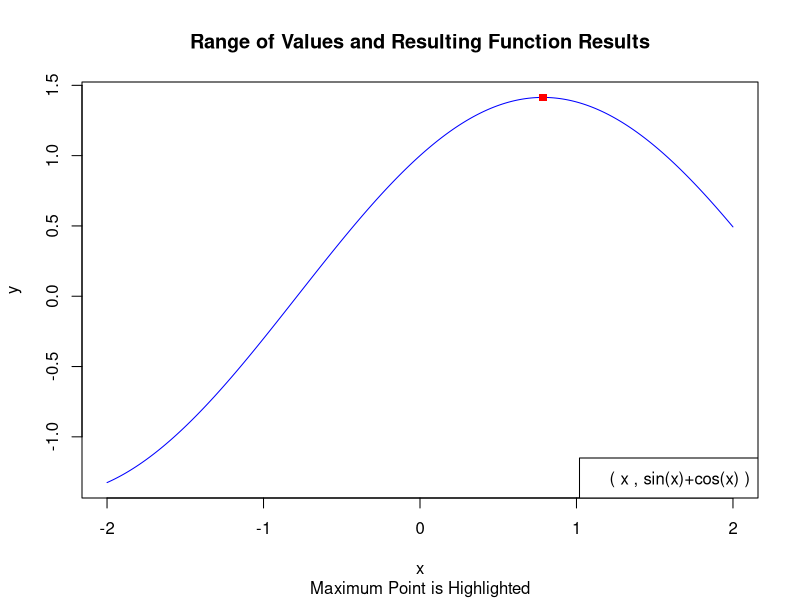
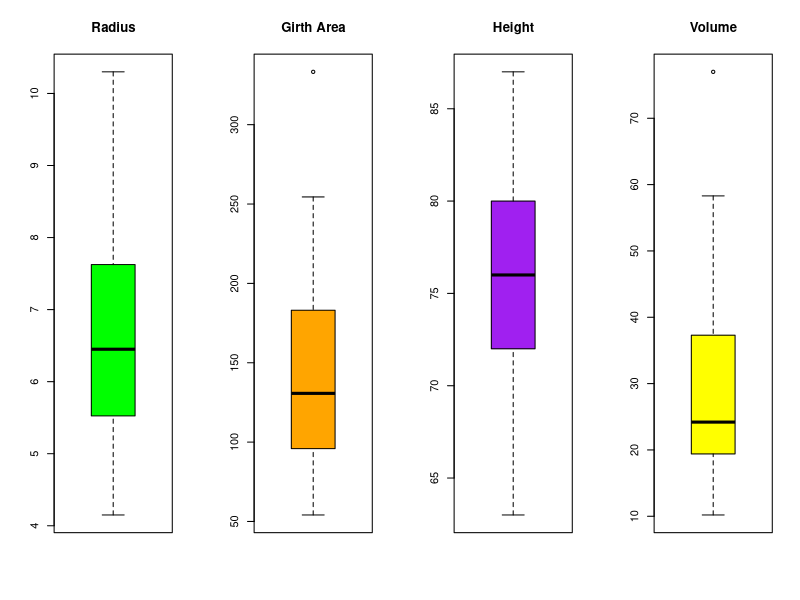
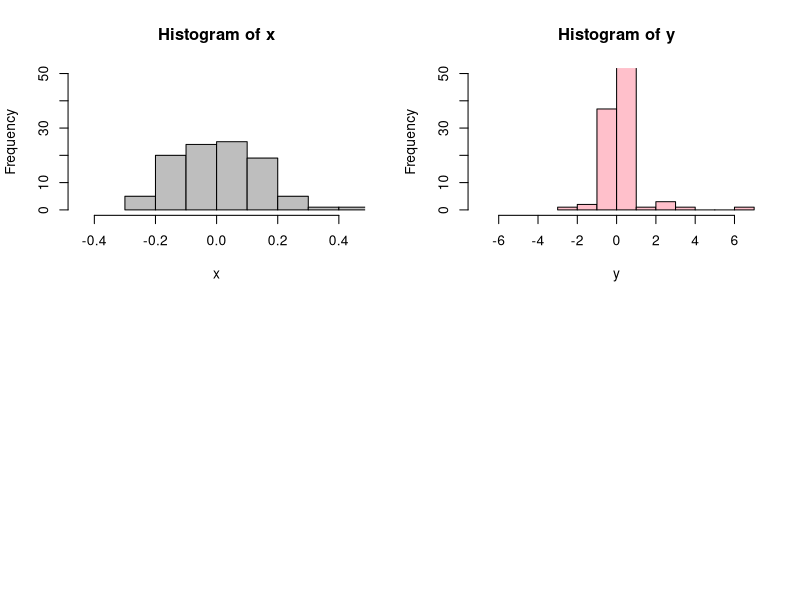
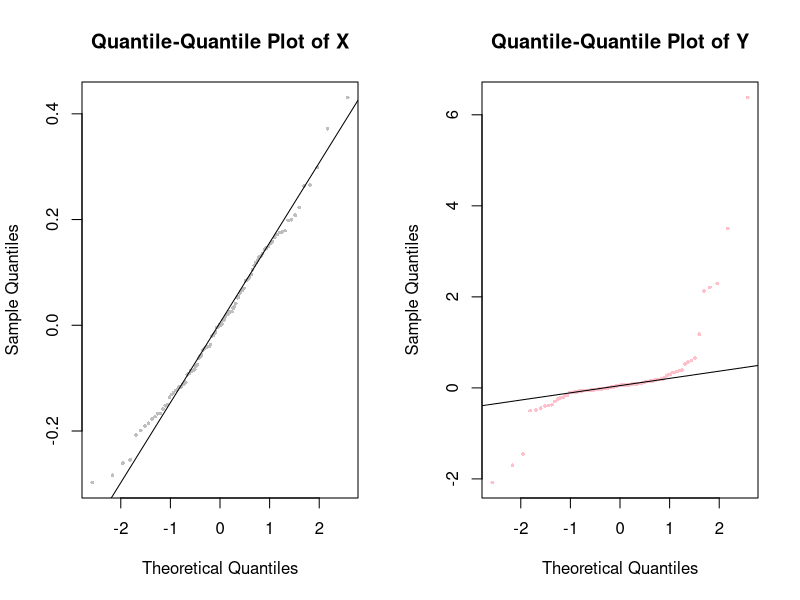

These charts were generated, in order, by the following R code:
## ---- chunk 1
# DO NOT ADD OR REVISE CODE HERE
knitr::opts_chunk$set(echo = TRUE)
## ---- chunk 2
vector <- c(seq(5,10),rep(c(2,-5.1,-23),2),(7/42)+3)
vector
## ---- chunk 3
combo <- c(vector[1],vector[length(vector)])
combo
other <- vector[3:length(vector)-1]
other
## ---- chunk 4
original <- c(combo[1],other,combo[2])
original
round(sum(original),2)
## ---- chunk 5
brandi <- function(x){
  y <- sin(x) + cos(x)
  y
}
## ---- chunk 6
x <- seq(from = -2.0, to = 2.0, length.out = 4001)
y <- brandi(x)
round(x[which.max(y)],3)
round(y[which.max(y)],3)
## ---- chunk 7
plot(x,y,type="l",col="blue",main="Range of Values and Resulting Function Results",sub="Maximum Point is Highlighted")
points(x[which.max(y)],y[which.max(y)],pch=15,col="red")
legend("bottomright","( x , sin(x)+cos(x) )")
## ---- chunk 8
data(trees)
str(trees)
apply(trees,2,median)
location <- trees$Volume == median(trees$Volume)
trees[location,]
## ---- chunk 9
r <- trees$Girth/2
a <- pi*r^2
stem(r)
stem(a)
## ---- chunk 10
par(mfrow=c(1,4))
boxplot(r,col="green")
title("Radius")
boxplot(a,col="orange")
title("Girth Area")
boxplot(trees$Height,col="purple")
title("Height")
boxplot(trees$Volume,col="yellow")
title("Volume")
## ---- chunk 11
boxplot.stats(trees$Volume,coef=3)$out
## ---- chunk 12
matrix <- matrix(c(1,-1,1,1,-1,-1,1,1,-1),ncol=3,byrow=T,dimnames=list(c("1","2","3"),c("x","y","z")))
matrix
results <- c(1,1,3)
results
solution <- solve(matrix) %*% results
solution
matrix %*% solution
## ---- chunk 13
set.seed(124)
y <- rcauchy(100,location=0,scale=0.1)
set.seed(127)
x <- rnorm(100,mean=0,sd=0.15)
combo <- cbind(x,y)
round(apply(combo,2,IQR),2)
## ---- chunk 14
par(mfrow=c(2,2))
hist(x,xlim=c(-0.45,0.45),ylim=c(0,50),col="grey")
hist(y,xlim=c(-7,7),ylim=c(0,50),col="pink")
## ---- chunk 15
par(1,2,mfrow=c(1,2))
qqnorm(x,col="grey",main="Quantile-Quantile Plot of X",cex=0.5,pch=16)
qqline(x)
qqnorm(y,col="pink",main="Quantile-Quantile Plot of Y",cex=0.5,pch=16)
qqline(y)
